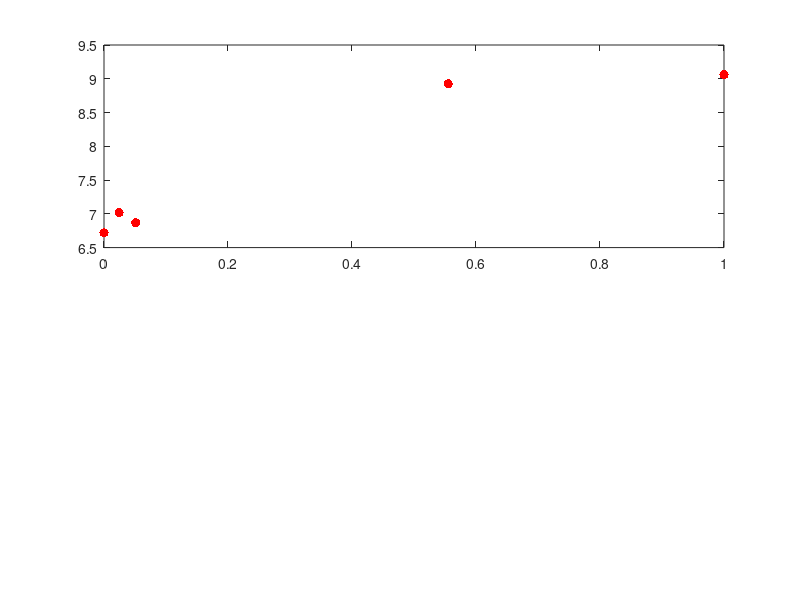

Recreate this plot in MATLAB. (Note: this script raises an error after producing the figure.)
clear all
clc
global ModelInfo
% Number of variables 
k=1;
% Create sampling plan
Data_x = [273.55, 275.2, 277, 311, 341];
RePos_Data_x = Data_x - (min(Data_x));
Normailise_Data_x = RePos_Data_x./(max(RePos_Data_x));
ModelInfo.X=Normailise_Data_x';%lhsdesign(4,1)  
n=length(ModelInfo.X);

count = 1;
% Calculate observed data
for i=1:n
% ModelInfo.y(i,:)=Forrester(ModelInfo.X(i));  
Data_y = [6.718, 7.019, 6.869, 8.926, 9.060];
ModelInfo.y(i,:) = Data_y(i);

end
 %Forrester(ModelInfo.X(i));
% Set upper and lower bounds for search of log theta
while length(ModelInfo.X) < 8
    figure(1)
    subplot(2,1,1)
    plot(ModelInfo.X,ModelInfo.y,'r.','MarkerSize',20)
    hold on
    count=1;
    neglogeimin=0;
% while neglogeimin<4
    UpperTheta=ones(1,k).*2;
    LowerTheta=ones(1,k).*-3;
    % Run GA search of likelihood
    [ModelInfo.Theta,MinNegLnLikelihood]=...
        ga(@likelihood,k,[],[],[],[],LowerTheta,UpperTheta);
    % Put Cholesky factorization of Psi, and theta into ModelInfo
    [NegLnLike,ModelInfo.Psi,ModelInfo.U]=likelihood(ModelInfo.Theta);
    
    
    %%% PLotting
    Xplot=0:0.01:1;
    for j=1:length(Xplot)
        ModelInfo.Option='Pred';
        MillTimePred(j)=predictor([Xplot(j)]);
        ModelInfo.Option='RMSE';
        Uncertain_S(j)=predictor(Xplot(j));
    end


    colors=['b' 'k' 'r' 'm' 'g' 'c' 'b' 'k' 'r' 'm' 'g' 'c'];
    figure(1)
    subplot(2,1,1)
    plot(Xplot,MillTimePred,[colors(count) '-'])
    grid on
    hold on
    xlabel(['Normailise & Repositioned Root Width (multiply by ',num2str(max(Data_x)),' then add ',num2str(min(Data_x)),')'])
    ylabel('Milling Time')
    subplot(2,1,2)
    plot(Xplot,Uncertain_S,'r-')
    grid on
    xlabel(['Normailise & Repositioned Root Width (multiply by ',num2str(max(Data_x)),' then add ',num2str(min(Data_x)),')'])
    ylabel('Prediction error')
    
        
    %%% Update with new points %%%
    [Largest_S Largest_S_Pos] = max(Uncertain_S);
    Xplot_Update = Xplot(Largest_S_Pos)
    ModelInfo.X(end+1)=Xplot_Update
    
    disp(['Enter new milling time at Root Width=',num2str(Xplot_Update),])
    ModelInfo.y(end+1) = input('Enter a Milling time')
    
    
end

    
